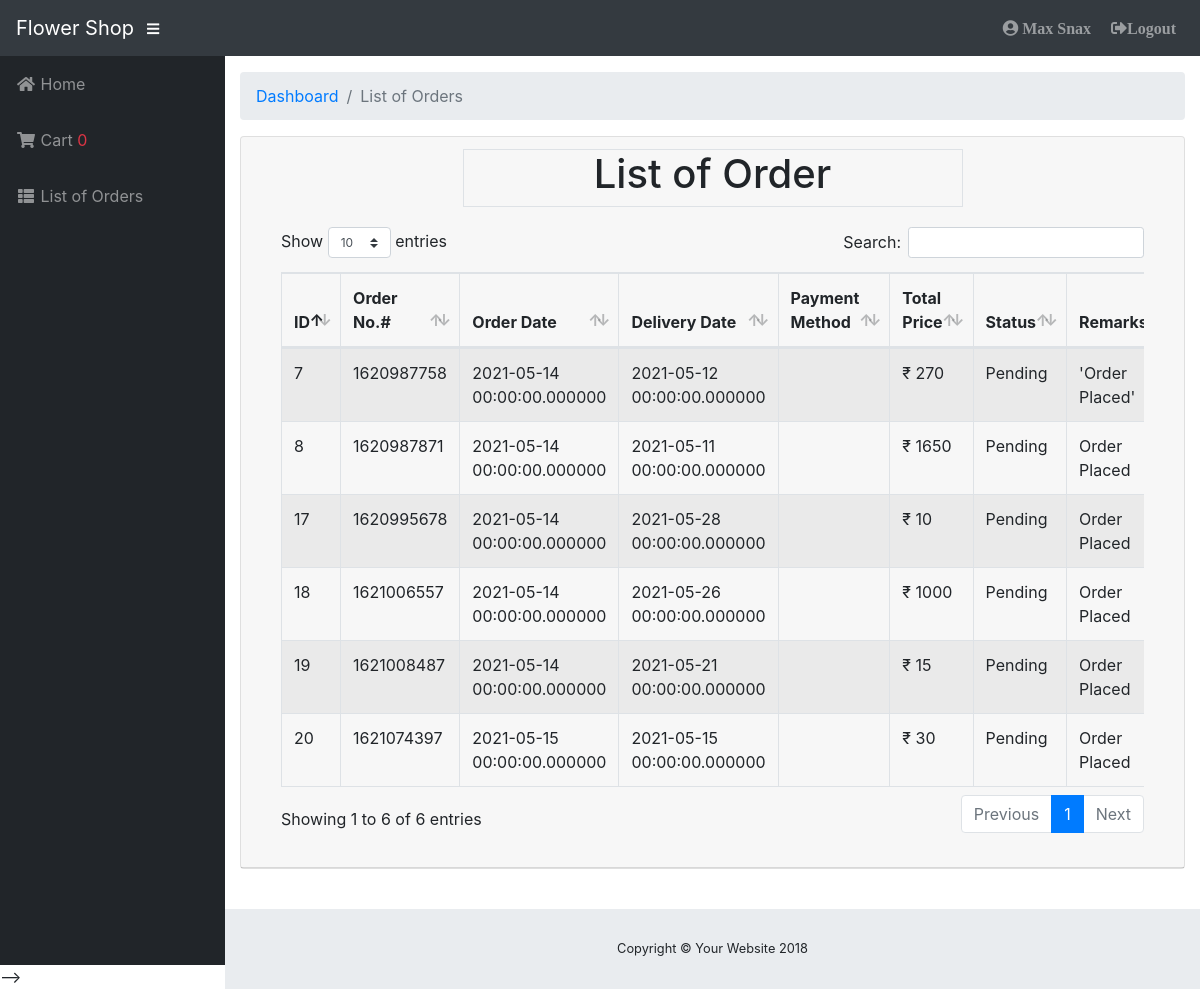
Screenshot of /order.php (signed in) with the database file from the repository.
### tables this page shows
CREATE TABLE `tbltransacdetail` (
  `detail_id` int(11) NOT NULL,
  `transac_code` int(11) NOT NULL,
  `date` datetime(6) NOT NULL,
  `customer_id` int(11) NOT NULL,
  `deliveryfee` int(11) NOT NULL,
  `pay_met` varchar(30) NOT NULL,
  `totalprice` int(11) NOT NULL,
  `status` varchar(200) NOT NULL,
  `remarks` text NOT NULL DEFAULT 'Order Placed',
  `delivery_date` datetime(6) NOT NULL
);

### order.php (the view, shortened to what this page needs)
<?php include('includes/connection.php');?>
<?php include 'includes/header.php'; ?>
<?php include 'includes/sidebar.php'; ?>
          <ol class="breadcrumb">
            <li class="breadcrumb-item">
              <a href="#">Dashboard</a>
            </li>
            <li class="breadcrumb-item active">List of Orders</li>
          </ol>
          <div class="card mb-3">
            <div class="card-header">
             <center> <div class="border" style="width: 500px"><h1>List of Order</h1></div></center>
            <div class="card-body">
              <div class="table-responsive">
                            <table class="table table-bordered table-hover table-striped" id="dataTable" width="100%" cellspacing="0">
                                <thead>
                                    <tr>
                                        <th>ID</th>
                                        <th>Order No.#</th>
                                        <th>Order Date</th>
                                        <th>Delivery Date</th>
                                        <th>Payment Method</th>
                                        <th>Total Price</th>
                                        <th>Status</th>
                                        <th width="250">Remarks</th>
                                    </tr>
                                </thead>
                                <tbody>
                                  <?php
                $query = "SELECT * FROM tbltransacdetail  WHERE customer_id='".$_SESSION['cid']."'";
                    $result = mysqli_query($db, $query) or die (mysqli_error($db));
                        while ($row = mysqli_fetch_assoc($result)) {
                            echo '<tr>';
                            echo '<td>'. $row['detail_id'].'</td>';
                            echo '<td>'. $row['transac_code'].'</td>';
                            echo '<td>'. $row['date'].'</td>';
                            echo '<td>'. $row['delivery_date'].'</td>';
                            echo '<td>'. $row['pay_met'].'</td>';
                            echo '<td>&#8377 '. $row['totalprice'].'</td>';
                            echo '<td>'. $row['status'].'</td>';
                            echo '<td>'. $row['remarks'].'</td>';
                            echo '</tr> ';
                }
            ?>
                                </tbody>
                            </table>
                        </div>
            </div>
          </div>
        </div>
<?php include 'includes/footer.php'; ?>

### css/sb-admin.css (style rules this page uses)
html { position: relative; min-height: 100%; }
body { height: 100%; }
:root { --input-padding-x: 0.75rem; --input-padding-y: 0.75rem; }

### rows the page displays
tbltransacdetail: detail_id "7", transac_code "1620987758", date "2021-05-14 00:00:00.000000", delivery_date "2021-05-12 00:00:00.000000", totalprice "270", status "Pending", remarks "'Order Placed'"
tbltransacdetail: detail_id "8", transac_code "1620987871", date "2021-05-14 00:00:00.000000", delivery_date "2021-05-11 00:00:00.000000", totalprice "1650", status "Pending", remarks "Order Placed"
tbltransacdetail: detail_id "17", transac_code "1620995678", date "2021-05-14 00:00:00.000000", delivery_date "2021-05-28 00:00:00.000000", totalprice "10", status "Pending", remarks "Order Placed"
tbltransacdetail: detail_id "18", transac_code "1621006557", date "2021-05-14 00:00:00.000000", delivery_date "2021-05-26 00:00:00.000000", totalprice "1000", status "Pending", remarks "Order Placed"
tbltransacdetail: detail_id "19", transac_code "1621008487", date "2021-05-14 00:00:00.000000", delivery_date "2021-05-21 00:00:00.000000", totalprice "15", status "Pending", remarks "Order Placed"
tbltransacdetail: detail_id "20", transac_code "1621074397", date "2021-05-15 00:00:00.000000", delivery_date "2021-05-15 00:00:00.000000", totalprice "30", status "Pending", remarks "Order Placed"

### other values shown
$_SESSION['C_FNAME'] "Max"
$_SESSION['C_LNAME'] "Snax"
$cart "0"
